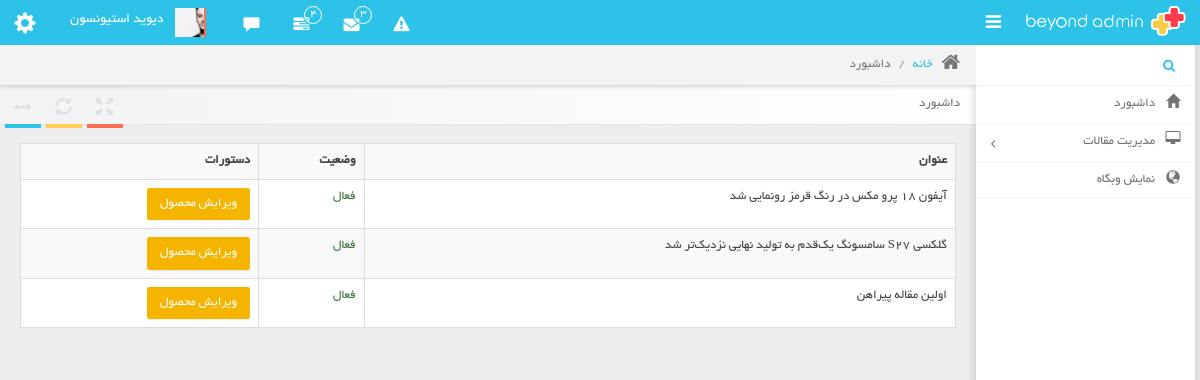
The page /admin-panel/articles/ (signed in) on the database as committed earlier.
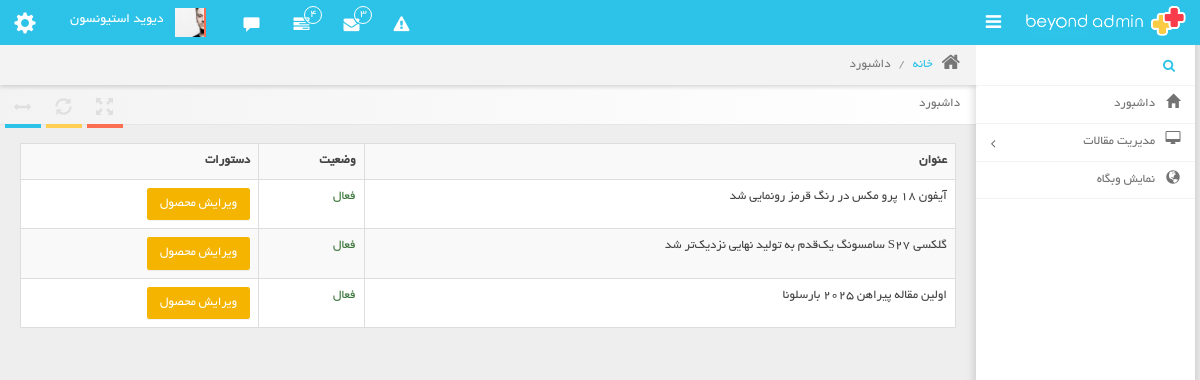
The same page on the database as committed later.
### article_module/models.py (models this page shows, shortened)
class Article(models.Model):
    title = models.CharField(max_length=300, verbose_name='عنوان مقاله')
    slug = models.SlugField(max_length=400, db_index=True, allow_unicode=True, verbose_name='عنوان در url')
    image = models.ImageField(upload_to='images/articles', verbose_name='تصویر مقاله')
    short_description = models.TextField(verbose_name='توضیحات کوتاه')
    text = models.TextField(verbose_name='متن مقاله')
    is_active = models.BooleanField(default=True, verbose_name='فعال / غیرفعال')
    selected_categories = models.ManyToManyField(ArticleCategory, verbose_name='دسته بندی ها')
    author = models.ForeignKey(User, on_delete=models.CASCADE, verbose_name='نویسنده', null=True, editable=False)
    create_date = models.DateTimeField(auto_now_add=True, editable=False, verbose_name='تاریخ ثبت')
    class Meta:
        verbose_name = 'مقاله'
        verbose_name_plural = 'مقالات'

### admin_panel/views.py (the view)
# urls.py: path('articles/', views.ArticlesListView.as_view(), name='admin_articles'),
class ArticlesListView(PermissionRequiredMixin, ListView):
    model = Article
    paginate_by = 12
    template_name = 'admin_panel/articles/articles_list.html'
    permission_required = ['article_module.view_article']
    def get_context_data(self, *args, **kwargs):
        context = super(ArticlesListView, self).get_context_data(*args, **kwargs)
        return context
    def get_queryset(self):
        query = super(ArticlesListView, self).get_queryset()
        category_name = self.kwargs.get('category')
        if category_name is not None:
            query = query.filter(selected_categories__url_title__iexact=category_name)
        return query

### admin_panel/templates/admin_panel/articles/articles_list.html (shortened to what this page needs)
{% extends 'admin_panel/shared/_admin_layout.html' %}
{% block content %}
    <div class="row">
        <div class="col-md-12">
            <div class="table-responsive">
                <table class="table table-bordered table-hover table-striped">
                    <tr>
                        <th>عنوان</th>
                        <th>وضعیت</th>
                        <th>دستورات</th>
                    </tr>
                    {% for article in object_list %}
                        <tr>
                            <td>{{ article.title }}</td>
                            <td>
                                {% if article.is_active %}
                                    <span class="text-success">فعال</span>
                                {% else %}
                                    <span class="text-danger">غیرفعال</span>
                                {% endif %}
                            </td>
                            <td>
                                <a href="{% url 'admin_edit_article' pk=article.id %}" class="btn btn-warning">ویرایش محصول</a>
                            </td>
                        </tr>
                    {% endfor %}
                </table>
            </div>
        </div>
    </div>
{% endblock %}

### admin_panel/templates/admin_panel/shared/_admin_layout.html (shortened to what this page needs)
<!DOCTYPE html>
<html xmlns="http://www.w3.org/1999/xhtml">
<head>
    <link href="/static/admin_panel/css/bootstrap.min.css" rel="stylesheet"/>
    <link href="/static/admin_panel/css/bootstrap-rtl.min.css" rel="stylesheet"/>
    <link href="/static/admin_panel/css/font-awesome.min.css" rel="stylesheet"/>
    <link href="/static/admin_panel/css/weather-icons.min.css" rel="stylesheet"/>
    <link href="/static/admin_panel/css/beyond-rtl.min.css" rel="stylesheet"/>
    <link href="/static/admin_panel/css/4095-rtl.min.css" rel="stylesheet" type="text/css"/>
    <link href="/static/admin_panel/css/demo.min.css" rel="stylesheet"/>
    <link href="/static/admin_panel/css/typicons.min.css" rel="stylesheet"/>
    <link href="/static/admin_panel/css/animate.min.css" rel="stylesheet"/>
    <link id="skin-link" href="" rel="stylesheet" type="text/css"/>
</head>
<body>
<div class="navbar">
    <div class="navbar-inner">
        <div class="navbar-container">
            <div class="navbar-header pull-right">
                <a href="#" class="navbar-brand">
                    <small>
                        <img src="/static/admin_panel/img/logo-rtl.png" alt=""/>
                    </small>
                </a>
            </div>
            <div class="sidebar-collapse" id="sidebar-collapse">
                <i class="collapse-icon fa fa-bars"></i>
            </div>
            <div class="navbar-header pull-left">
                <div class="navbar-account">
                    <ul class="account-area">
                        <li>
                            <a class=" dropdown-toggle" data-toggle="dropdown" title="Help" href="#">
                                <i class="icon fa fa-warning"></i>
                            </a>
                        </li>
                        <li>
                            <a class="dropdown-toggle" data-toggle="dropdown" title="Mails" href="#">
                                <i class="icon fa fa-envelope"></i>
                                <span class="badge">3</span>
                            </a>
                        </li>
                        <li>
                            <a class="dropdown-toggle" data-toggle="dropdown" title="Tasks" href="#">
                                <i class="icon fa fa-tasks"></i>
                                <span class="badge">4</span>
                            </a>
                        </li>
                        <li>
                            <a class="wave in" id="chat-link" title="Chat" href="#">
                                <i class="icon glyphicon glyphicon-comment"></i>
                            </a>
                        </li>
                        <li>
                            <a class="login-area dropdown-toggle" data-toggle="dropdown">
                                <div class="avatar" title="View your public profile">
                                    <img src="/static/admin_panel/img/avatars/adam-jansen.jpg">
                                </div>
                                <section>
                                    <h2><span class="profile"><span>دیوید استیونسون </span></span></h2>
                                </section>
                            </a>
                        </li>
                    </ul>
                    <div class="setting">
                        <a id="btn-setting" title="Setting" href="#">
                            <i class="icon glyphicon glyphicon-cog"></i>
                        </a>
                    </div>
                </div>
            </div>
        </div>
    </div>
</div>
<div class="main-container container-fluid">
    <div class="page-container">
        <div class="page-sidebar" id="sidebar">
            <div class="sidebar-header-wrapper">
                <input type="text" class="searchinput"/>
                <i class="searchicon fa fa-search"></i>
            </div>
            <ul class="nav sidebar-menu">
                <li>
                    <a href="{% url 'admin_dashboard' %}">
                        <i class="menu-icon glyphicon glyphicon-home"></i>
                        <span class="menu-text"> داشبورد </span>
                    </a>
                </li>
                <li>
                    <a href="#" class="menu-dropdown">
                        <i class="menu-icon fa fa-desktop"></i>
                        <span class="menu-text"> مدیریت مقالات </span>
                        <i class="menu-expand"></i>
                    </a>
                </li>
                 <li>
                    <a href="{% url 'home_page' %}">
                        <i class="menu-icon glyphicon glyphicon-globe"></i>
                        <span class="menu-text"> نمایش وبگاه </span>
                    </a>
                </li>
            </ul>
        </div>
        <div class="page-content">
            <div class="page-breadcrumbs">
                <ul class="breadcrumb">
                    <li>
                        <i class="fa fa-home"></i>
                        <a href="#">خانه</a>
                    </li>
                    <li class="active">داشبورد</li>
                </ul>
            </div>
            <div class="page-header position-relative">
                <div class="header-title">
                    <h1>
                        داشبورد
                    </h1>
                </div>
                <div class="header-buttons">
                    <a class="sidebar-toggler" href="#">
                        <i class="fa fa-arrows-h"></i>
                    </a>
                    <a class="refresh" id="refresh-toggler" href="">
                        <i class="glyphicon glyphicon-refresh"></i>
                    </a>
                    <a class="fullscreen" id="fullscreen-toggler" href="#">
                        <i class="glyphicon glyphicon-fullscreen"></i>
                    </a>
                </div>
            </div>
            <div class="page-body">
                {% block content %}{% endblock %}
            </div>
        </div>
    </div>
</div>
</body>
</html>

Rows that differ between the two databases and show on the page:
changed Article: title "اولین مقاله پیراهن" → "اولین مقاله پیراهن 2025 بارسلونا"
